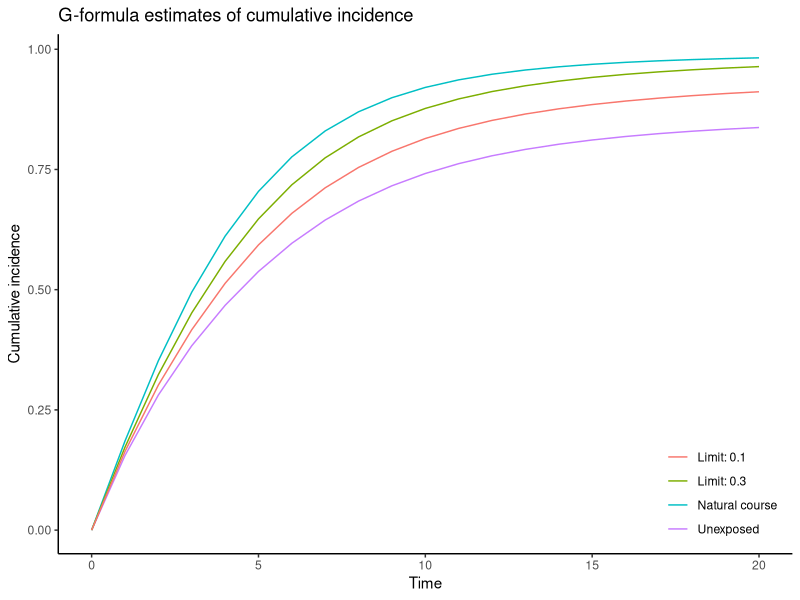
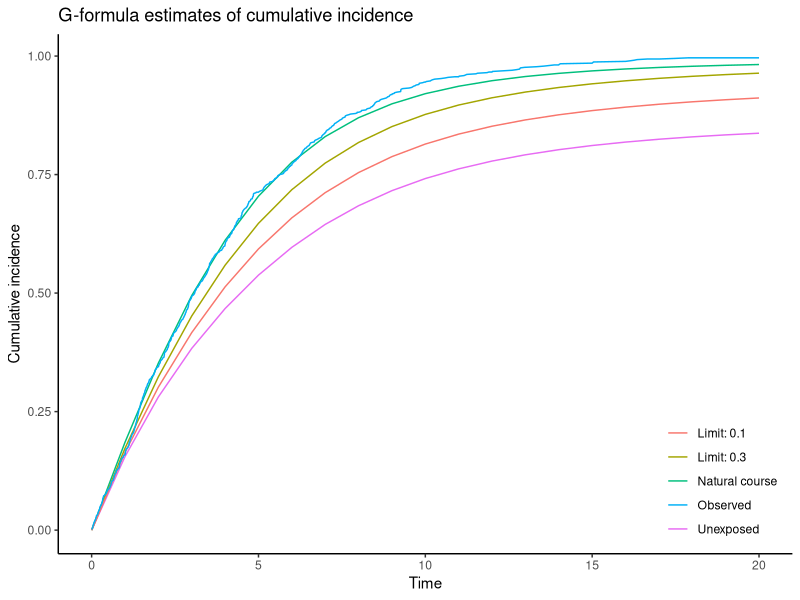
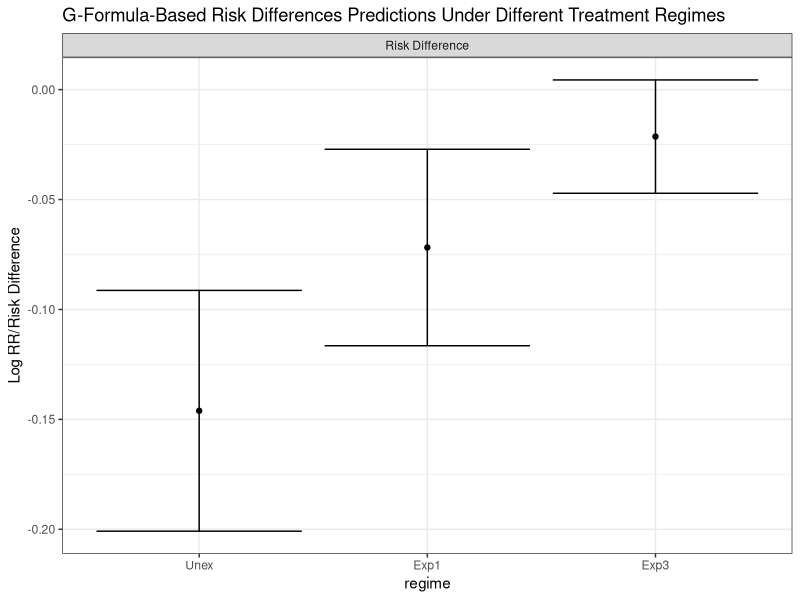
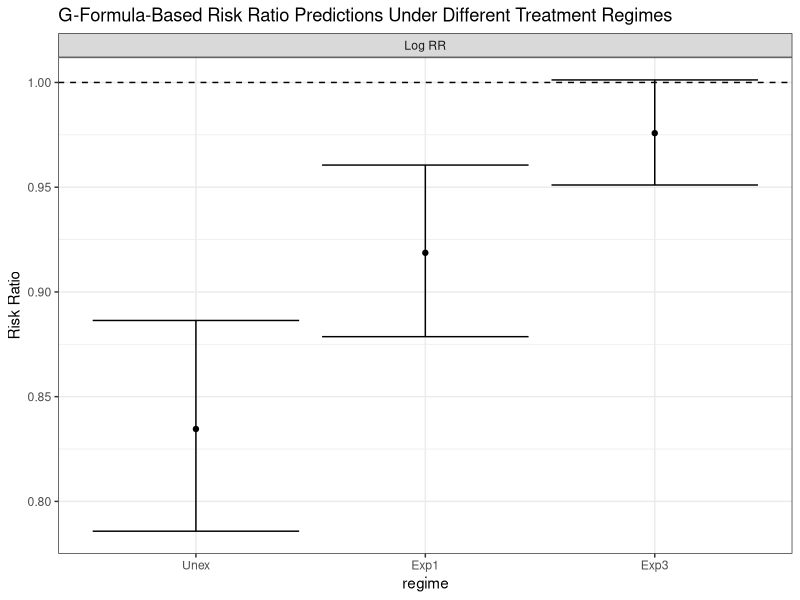

Reproduce these figures in R, in order. (Note: a time limit stopped this script after it produced the figures.)
knitr::opts_chunk$set(echo = TRUE, warning = FALSE, message = FALSE,cache=TRUE)

#Load in libraries
library(ggplot2) #for plotting
library(dplyr) #for data cleaning
library(survival) #for survival analysis
library(boot) #for bootstrapping



miners <- read.csv("data/miners.csv") %>%
  mutate(lograd = ifelse(atwork==1, log(rad), NA))
str(miners)


summary(miners[, 2:13])



baseline_data <- filter(miners, intime==0) 
N = nrow(baseline_data)


# large sample from observed baseline data
mc_iter = 20000
set.seed(12325)
mcdata <- slice(baseline_data, sample(1:N, size = mc_iter, replace=TRUE))


#Model 1: pooled linear model for log(exposure), while at work
mod_e = lm(lograd ~ outtime + cum_rad_lag1 + smoker, data=filter(miners, atwork==1))


# pooled logistic model for leaving work (at the end of the year), while at work
mod_w = glm(leavework ~ outtime + I(outtime^2) + rad_lag1 + cum_rad_lag1 + smoker, data=filter(miners, atwork==1 | leavework==1), family=binomial())
 


mod_d = glm(dead ~ outtime + atwork + cum_rad + I(cum_rad*cum_rad) + smoker + smoker*cum_rad, data=miners, family=binomial(link=logit))
  
################################################################################################################################
N <- nrow(mcdata)
ncols <- ncol(mcdata)
pseudo_cohort <- slice(mcdata,rep(1:N, each=20))
#create a new identifier
pseudo_cohort$gfid <- rep(seq(1, N, 1), each=20) # new id for each pseudo individual
# initialize values
pseudo_cohort$intime <- rep(seq(0, (20-1), 1), times=N)
pseudo_cohort$outtime <- pseudo_cohort$intime+1
pseudo_cohort$atwork <- 1
pseudo_cohort$durwork <- 1
pseudo_cohort$leavework <- 0
pseudo_cohort$rad <- 0
pseudo_cohort$rad_lag1 <- 0
pseudo_cohort$cum_rad_lag1 <- 0
pseudo_cohort$durwork_lag1 <- 0
pseudo_cohort$dead <- 0
pseudo_cohort$cum_hazard <- 0 # new cumulative hazard
pseudo_cohort$cum_incidence <- 0 # new cumulative incidence

# set error variance for exposure model
var_e = sum(mod_e$residuals^2)/mod_e$df.residual 


# limits on log exposure (keep simulated values in range of observed)
max_e = 7.321276
################################################################################################################################




#for the natural course, there is no intervention so we set it to NULL
intervention <- NULL

head(pseudo_cohort)#check out the first 6 observations of the pseudo-cohort and confirm that initial values were initialized correctly

################################################################################################################################
set.seed(12325)
for(t in 1:20){
  # index that keeps track of time
  idx = which(pseudo_cohort$outtime == t)
  #update all values of lagged variables (easy to forget!)
  if(t > 1){
    #lagging the data because of disease latency
    pseudo_cohort[idx,'cum_rad_lag1'] = pseudo_cohort[idx-1,'cum_rad']
    pseudo_cohort[idx,'rad_lag1'] = pseudo_cohort[idx-1,'rad']
  }    
  ############ 
  # leaving work (time varying confounder)
  ############
  if(t==1){
    widx = 1:length(idx) # everyone is at work at first time point
  } 
  if(t > 1){
    #simulation below is forward in time, did someone leave work during this time point?
    widx = which(pseudo_cohort[idx-1,'atwork']==1) #work index
    # index keeping track of which workers still work
    ## simulate here from known probability distribution
    pseudo_cohort[idx[widx],'leavework'] <- rbinom(n=length(widx), size=1, 
                                                   prob=predict(mod_w, newdata = pseudo_cohort[idx[widx],], 
                                                                type = 'response'))
    #for everyone else still alive at time t, do they leave work at this time?
    # if worker didn't leave, then assume stay at work
    pseudo_cohort[idx,'atwork'] <- (pseudo_cohort[idx,'leavework']==0 & pseudo_cohort[idx-1,'atwork']==1)
    # update at work index to account for workers who left
    widx = which(pseudo_cohort[idx,'atwork']==1)
    #durwork: keeping track of work duration
    pseudo_cohort[idx,'durwork'] <- pseudo_cohort[idx-1,'durwork'] + pseudo_cohort[idx,'atwork']
    pseudo_cohort[idx,'durwork_lag1'] <- pseudo_cohort[idx-1,'durwork']
  }
  ############
  # exposure/interventions
  ############
  # exposure is assumed log-normally distributed (=predicted value plus draw from the residuals)
  # these are predicted values from the upstream process
  meanlogr = predict(mod_e, newdata = pseudo_cohort[idx[widx],]) 
  logr = meanlogr + rnorm(n=length(widx), mean=0, sd=sqrt(var_e))
  pseudo_cohort[idx[widx],'rad'] <- exp(pmin(log(max_e), logr))
  # exposure under different interventions/regimes
  if(typeof(intervention) != "NULL"){
    if(is.numeric(intervention)){
      # static, deterministic intervention, e.g. set exposure = 0
      pseudo_cohort[idx,'rad'] <- intervention
    } else{
      if(is.character(intervention)){
        # dynamic interventions are defined by character strings: e.g. 'rad>0.3' means we intervene to prevent radon exposure from being > 0.3
        #  this line creates an index of rows at the current time which are in violation of the intervention
        #  exposure will be redrawn for these observations until they are in compliance.
        #  This is equivalent to drawing from a truncated log-normal distribution
        #  
        #  Below is rejection sampling; if value is above the regime threshold,
        #  then reject it and sample again. This is more or less equivalent to sampling
        #  from a truncated distribution at regime limit
        viol_idx <- with(pseudo_cohort[idx,], which(eval(parse(text=intervention))))
        while(length(viol_idx)>0){
          # accept/rejection sampling to get draws from truncated log-normal
          # this is how we (I) assume an intervention would be implemented, but
          # we could imagine other ways (e.g. a hard cap on exposure)
          meanlogr = predict(mod_e, newdata = pseudo_cohort[idx[viol_idx],])
          lograd = meanlogr + rnorm(n=length(viol_idx), mean=0, sd=sqrt(var_e))
          pseudo_cohort[idx[viol_idx],'rad'] <- exp(lograd)
          # check whether any are still in violation of the distribution, if so, repeat loop
          viol_idx <- with(pseudo_cohort[idx,], which(eval(parse(text=intervention))))
        }}} # end dynamic intervention
  } # end all interventions on exposure
  if(t > 1){
    pseudo_cohort[idx,'cum_rad'] = pseudo_cohort[idx-1,'cum_rad'] + pseudo_cohort[idx,'rad']
  } else pseudo_cohort[idx,'cum_rad'] = pseudo_cohort[idx,'rad']
  ############
  # death (simulate discrete hazard as in Taubman et al 2009, rather than 1/0 as in Keil et al 2014)
  #  see note at bottom of program about late entry - in the case of late entry
  #  the typical approach is to simulate actual death (1/0 variable) and then
  #  estimate survival in the pseudo-population using a survival curve estimator
  #  that can account for late entry
  ############
  #below is final prediction of death or not (if not, then keep calculating
  #cumulative incidence)
  #here, we are making mortality predictions from the updated data. All people
  #alive at time t and making predictions based on the simulated data
  pseudo_cohort[idx,'dead'] = predict(mod_d, newdata = pseudo_cohort[idx,], type = 'response')
  if(t > 1){
    # product limit estimator of cumulative incidence (note this is applied on the individual basis)
    pseudo_cohort[idx,'cum_incidence'] = pseudo_cohort[idx-1,'cum_incidence'] + 
      (1-pseudo_cohort[idx-1,'cum_incidence'])*pseudo_cohort[idx,'dead']
  } else{
    pseudo_cohort[idx,'cum_incidence'] = pseudo_cohort[idx,'dead']
  }
  #alternative estimator of the cumulative incidence: Breslow estimator
  #if(t > 1){
  #  # Kaplan-meier estimator of cumulative incidence (note this is applied on the individual basis)
  #  pseudo_cohort[idx,'cum_hazard'] = pseudo_cohort[idx-1,'cum_hazard'] + pseudo_cohort[idx,'dead']
  #} else{
  #  pseudo_cohort[idx,'cum_hazard'] = pseudo_cohort[idx,'dead']
  #}
  #  pseudo_cohort[idx,'cum_incidence'] = 1-exp(-pseudo_cohort[idx,'cum_hazard'])
  # could also use Breslow estimator, but need aalen-johansen estimator if there are competing risks
  # the 'cum_incidence' variable is an estimate of the individual risk. We then
  # average that over the population below to get the marginal risk
} # end time loop
head(pseudo_cohort)#check out first 6 observations with new predicted values
################################################################################################################################

cuminc_nc0 <- with(pseudo_cohort, tibble(time=seq(0,20, 1), ci=c(0, tapply(cum_incidence, outtime, mean)))) 
knitr::kable(cuminc_nc0, caption = "Cumulative incidence: unexposed regime (hard code)")


################################################################################################################################
gformula_risks <- function(intervention=NULL, pseudo_cohort_bl, 
                           endtime, mod_e, mod_w, mod_d, seed=NULL){
  N <- nrow(pseudo_cohort_bl)
  ncols <- ncol(pseudo_cohort_bl)
  pseudo_cohort <- slice(pseudo_cohort_bl,rep(1:N, each=endtime))
  pseudo_cohort$gfid <- rep(seq(1, N, 1), each=endtime) 
  pseudo_cohort$intime <- rep(seq(0, (endtime-1), 1), times=N)
  pseudo_cohort$outtime <- pseudo_cohort$intime+1
  pseudo_cohort$atwork <- 1
  pseudo_cohort$durwork <- 1
  pseudo_cohort$leavework <- 0
  pseudo_cohort$rad <- 0
  pseudo_cohort$rad_lag1 <- 0
  pseudo_cohort$cum_rad_lag1 <- 0
  pseudo_cohort$durwork_lag1 <- 0
  pseudo_cohort$dead <- 0
  pseudo_cohort$cum_hazard <- 0 
  pseudo_cohort$cum_incidence <- 0 
  var_e = mean(mod_e$residuals^2) 
  set.seed(seed)
  max_e = 7.321276
  for(t in seq(1, endtime, 1)){
    idx = which(pseudo_cohort$outtime == t)
    if(t > 1){
      pseudo_cohort[idx,'cum_rad_lag1'] = pseudo_cohort[idx-1,'cum_rad']
      pseudo_cohort[idx,'rad_lag1'] = pseudo_cohort[idx-1,'rad']
    }    
    if(t==1) widx = 1:length(idx) 
    if(t > 1){
      widx = which(pseudo_cohort[idx-1,'atwork']==1)
      pseudo_cohort[idx[widx],'leavework'] <- rbinom(n=length(widx), size=1, 
                                                     prob=predict(mod_w, newdata = pseudo_cohort[idx[widx],], 
                                                                  type = 'response'))
      pseudo_cohort[idx,'atwork'] <- (pseudo_cohort[idx,'leavework']==0 & pseudo_cohort[idx-1,'atwork']==1)
      widx = which(pseudo_cohort[idx,'atwork']==1)
      pseudo_cohort[idx,'durwork'] <- pseudo_cohort[idx-1,'durwork'] + pseudo_cohort[idx,'atwork']
      pseudo_cohort[idx,'durwork_lag1'] <- pseudo_cohort[idx-1,'durwork']
    }
    meanlogr = predict(mod_e, newdata = pseudo_cohort[idx[widx],])
    logr = meanlogr + rnorm(n=length(widx), mean=0, sd=sqrt(var_e))
    pseudo_cohort[idx[widx],'rad'] <- exp(pmin(log(max_e), logr))
    if(typeof(intervention) != "NULL"){
      if(is.numeric(intervention)){
        pseudo_cohort[idx,'rad'] <- intervention
      } else{
        if(is.character(intervention)){
          viol_idx <- with(pseudo_cohort[idx,], which(eval(parse(text=intervention))))
          while(length(viol_idx)>0){
            meanlogr = predict(mod_e, newdata = pseudo_cohort[idx[viol_idx],])
            lograd = meanlogr + rnorm(n=length(viol_idx), mean=0, sd=sqrt(var_e))
            pseudo_cohort[idx[viol_idx],'rad'] <- exp(lograd)
            viol_idx <- with(pseudo_cohort[idx,], which(eval(parse(text=intervention))))
          }}}
    } 
    if(t > 1){
      pseudo_cohort[idx,'cum_rad'] = pseudo_cohort[idx-1,'cum_rad'] + pseudo_cohort[idx,'rad']
    } else pseudo_cohort[idx,'cum_rad'] = pseudo_cohort[idx,'rad']
    pseudo_cohort[idx,'dead'] = predict(mod_d, newdata = pseudo_cohort[idx,], type = 'response')
    if(t > 1){
      pseudo_cohort[idx,'cum_incidence'] = pseudo_cohort[idx-1,'cum_incidence'] + 
        (1-pseudo_cohort[idx-1,'cum_incidence'])*pseudo_cohort[idx,'dead']
      #individual-level risks calculated using Kaplan-Meier formula and then summed and averaged
    } else{
      pseudo_cohort[idx,'cum_incidence'] = pseudo_cohort[idx,'dead']
    }
  } 
  pseudo_cohort
}

################################################################################################################################


nc = gformula_risks(intervention=NULL, pseudo_cohort_bl=mcdata, endtime=20, 
                    mod_e=mod_e, mod_w=mod_w, mod_d=mod_d, seed=12325)
gf_cuminc_nc <- with(nc, tibble(time=seq(0,20, 1), ci=c(0, tapply(cum_incidence, outtime, mean)))) 
knitr::kable(gf_cuminc_nc, caption = "Cumulative incidence: natural course regime")





################################################################################################################################
unex = gformula_risks(intervention=0, 
                      pseudo_cohort_bl=mcdata, 
                      endtime=20, 
                      mod_e=mod_e, mod_w=mod_w, mod_d=mod_d, 
                      seed=12325)
gf_cuminc_unex <- with(unex, tibble(time=seq(0,20, 1), ci=c(0, tapply(cum_incidence, outtime, mean)))) 
knitr::kable(gf_cuminc_unex, caption = "Cumulative incidence: unexposed regime")

exp3 = gformula_risks(intervention='rad>0.3', 
                      pseudo_cohort_bl=mcdata,
                      endtime=20, 
                      mod_e=mod_e, mod_w=mod_w, mod_d=mod_d, 
                      seed=12325)
gf_cuminc_exp3 <- with(exp3, tibble(time=seq(0,20, 1), ci=c(0, tapply(cum_incidence, outtime, mean)))) 
knitr::kable(gf_cuminc_exp3, caption = "Cumulative incidence: radon limit = 0.3 exposure regime")

exp1 = gformula_risks(intervention='rad>0.1', 
                      pseudo_cohort_bl=mcdata, 
                      endtime=20, 
                      mod_e=mod_e, mod_w=mod_w, mod_d=mod_d, 
                      seed=12325)
gf_cuminc_exp1 <- with(exp1, tibble(time=seq(0,20, 1), ci=c(0, tapply(cum_incidence, outtime, mean)))) 
knitr::kable(gf_cuminc_exp1, caption = "Cumulative incidence: radon limit = 0.1 exposure regime")


ggplot() +
  geom_line(aes(x=time, y=ci, color="Natural course"), data=gf_cuminc_nc) +
  geom_line(aes(x=time, y=ci, color="Unexposed"), data=gf_cuminc_unex ) +
  geom_line(aes(x=time, y=ci, color="Limit: 0.3"), data=gf_cuminc_exp3 ) +
  geom_line(aes(x=time, y=ci, color="Limit: 0.1"), data=gf_cuminc_exp1 ) +
  scale_y_continuous(name="Cumulative incidence") +
  scale_x_continuous(name="Time", limits=c(0,20)) +
  scale_color_discrete(name="") +
  theme_classic() +
  theme(legend.position = c(0.99,0.01),legend.justification = c(1,0))+
  ggtitle(expression(paste("G-formula estimates of cumulative incidence")))



obscifit <- survfit(Surv(intime, outtime, dead)~1, data=miners)
obsnc <- tibble(time=obscifit$time, ci=1-obscifit$surv)



ggplot() +
  geom_line(aes(x=time, y=ci, color="Natural course"), data=gf_cuminc_nc) +
  geom_line(aes(x=time, y=ci, color="Unexposed"), data=gf_cuminc_unex ) +
  geom_line(aes(x=time, y=ci, color="Limit: 0.3"), data=gf_cuminc_exp3 ) +
  geom_line(aes(x=time, y=ci, color="Limit: 0.1"), data=gf_cuminc_exp1 ) + 
  geom_line(aes(x=time, y=ci, color="Observed"), data=obsnc) +
  scale_y_continuous(name="Cumulative incidence") +
  scale_x_continuous(name="Time", limits=c(0,20)) +
  scale_color_discrete(name="") +
  theme_classic() +
  theme(legend.position = c(0.99,0.01),legend.justification = c(1,0))+
  ggtitle(expression(paste("G-formula estimates of cumulative incidence")))

# now we turn the g-formula algorithm to get risk difference into a function in order to get bootstrap variance
gformula_effectestimates <- function(data=baseline_data, index=NULL, fdata=miners, endtime=10, seed=NULL){
  # for bootstrap samples, when needed: first take a random sample of the 
  #  study IDs, with replacement
  # 0) preprocessing: take bootstrap sample if bootstrapping, otherwise use the observed data
  if(is.null(index)){
    # if index is NULL, then just use original data and do nothing here
  } else{
    # bootstrap sample of the baseline data using the vector 'index'
    data = slice(data, index)
    # resample from the full data according to the id variable in the baseline data
    idindex = tibble(reps = table(data$id), id = as.numeric(names(table(data$id))))
    fdata = merge(idindex, fdata, by='id')
    fdata = slice(fdata, rep(1:dim(fdata)[1], times=fdata$reps))
  }
  # 1) fit models to full data/bootstrap sample of the full data
  mod_e = glm(lograd ~ outtime + cum_rad_lag1 + smoker, data=filter(data, atwork==1))
  # pooled logistic model for leaving work (at the end of the year), while at work
  mod_w = glm(leavework ~ outtime + I(outtime^2) + rad_lag1 + cum_rad_lag1 + smoker, 
              data=filter(fdata, atwork==1 | leavework==1), family=binomial(link=logit))
  # pooled logistic model for death
  mod_d = glm(dead ~ outtime + atwork + cum_rad + I(cum_rad*cum_rad) + smoker + smoker*cum_rad, 
              data=fdata, family=binomial(link=logit))
  
  # 2) take large MC sample from baseline data
  mc_iter = 20000
  set.seed(seed)
  mcdata <- slice(data, sample(1:N, size = mc_iter, replace=TRUE))
  # 3) simulate probability distributions in large MC sample using model fits from step 1
  nc = gformula_risks(intervention=NULL,        
                      pseudo_cohort_bl=mcdata, 
                      endtime=endtime, 
                      mod_e=mod_e, mod_w=mod_w, mod_d=mod_d, 
                      seed=seed)
  unex = gformula_risks(intervention=0,         
                        pseudo_cohort_bl=mcdata, 
                        endtime=endtime, 
                        mod_e=mod_e, mod_w=mod_w, mod_d=mod_d, 
                        seed=seed)
  exp3 = gformula_risks(intervention='rad>0.3', 
                        pseudo_cohort_bl=mcdata, 
                        endtime=endtime, 
                        mod_e=mod_e, mod_w=mod_w, mod_d=mod_d, 
                        seed=seed)
  exp1 = gformula_risks(intervention='rad>0.1', 
                        pseudo_cohort_bl=mcdata, endtime=endtime, 
                        mod_e=mod_e, mod_w=mod_w, mod_d=mod_d, 
                        seed=seed)
  # 4) summarize data
  ci_nc = as.numeric(with(nc, tapply(cum_incidence, outtime, mean)))
  ci_unex = as.numeric(with(unex, tapply(cum_incidence, outtime, mean)))
  ci_exp3 = as.numeric(with(exp3, tapply(cum_incidence, outtime, mean)))
  ci_exp1 = as.numeric(with(exp1, tapply(cum_incidence, outtime, mean)))
  # return a vector of risk differences and log-risk ratios at time t=endtime
  # could also calculate for all times
  c(
    rd_exp3_10=c(ci_exp3-ci_nc)[endtime],
    rd_exp1_10=c(ci_exp1-ci_nc)[endtime],
    rd_unex_10=c(ci_unex-ci_nc)[endtime],
    lrr_exp3_10=log(c(ci_exp3/ci_nc)[endtime]),
    lrr_exp1_10=log(c(ci_exp1/ci_nc)[endtime]),
    lrr_unex_10=log(c(ci_unex/ci_nc)[endtime])
  )
}
################################################################################################################################
gf_est <- gformula_effectestimates(data=baseline_data, fdata=miners, endtime=10, seed=NULL)
knitr::kable(gf_est, caption="1 Bootstrapped Resample: Risk Differences")


nbootsamples = 10
boot_samples <- boot(data = baseline_data, fdata=miners, statistic = gformula_effectestimates, R = nbootsamples, endtime=10)
knitr::kable(boot_samples$t0, caption="10 Bootstrapped Resamples: Risk Differences")

################################################################################################################################
est = boot_samples$t0 #the risk differences
lci =  boot_samples$t0 - 1.96*apply(boot_samples$t, 2, sd)
uci =  boot_samples$t0 + 1.96*apply(boot_samples$t, 2, sd)

dat1 <- cbind.data.frame(regime = c("Exp3","Exp1","Unex","Exp3","Exp1","Unex"),
                        type = c(rep("Risk Difference",3), rep("Log RR",3)),
                        RD = est, LB=lci, UB = uci) %>%
  mutate(regime = factor(regime, levels=c("Unex", "Exp1","Exp3"))) 
  
dat1 %>%
  knitr::kable(caption = "Risk Differences/Log Relative Risks and 95% Bootstrapped Confidence Intervals (R=10) Under Different Treatment Regimes at t=10 Using G-Formula")


#plot risk difference
ggplot(data=subset(dat1, type=="Risk Difference")) + 
  geom_point(aes(x=regime, y=RD)) +
  geom_errorbar(aes(ymin = LB, ymax=UB, x=regime))+
  facet_wrap(.~type) +
  ylab("Log RR/Risk Difference") +
  theme_bw() +
  ggtitle("G-Formula-Based Risk Differences Predictions Under Different Treatment Regimes") +
  guides(color='none')
  




#make table
#exponentiate the log RR to get RRs
dat1 %>%
  filter(type=="Log RR") %>%
  dplyr::rename(RR = RD) %>%
  mutate(across(c(RR,LB,UB), exp)) %>%
  print() %>%
ggplot() +
  geom_point(aes(x=regime, y=RR)) +
  geom_errorbar(aes(ymin = LB, ymax=UB, x=regime))+
  facet_wrap(.~type) +
  ylab("Risk Ratio") +
  theme_bw() +
  ggtitle("G-Formula-Based Risk Ratio Predictions Under Different Treatment Regimes") +
  guides(color='none') +
  geom_hline(yintercept = 1, linetype="dashed")




boot_samples200 <- boot(data = baseline_data, fdata=miners, statistic = gformula_effectestimates, R = 200, endtime=10)

est200 = boot_samples200$t0 #the risk differences
lci200 =  boot_samples200$t0 - 1.96*apply(boot_samples200$t, 2, sd)
uci200 =  boot_samples200$t0 + 1.96*apply(boot_samples200$t, 2, sd)

dat <- cbind.data.frame(regime = c("Exp3","Exp1","Unex","Exp3","Exp1","Unex"),
                        type = c(rep("Risk Difference",3), rep("Log RR",3)),
                        RD = est200, LB=lci200, UB = uci200) 
knitr::kable(dat, caption = "Risk Differences/Log Relative Risks and 95% Bootstrapped Confidence Intervals (R=200) Under Different Treatment Regimes at t=10 Using G-Formula")

ggplot(data=dat) + 
  geom_point(aes(x=regime, y=RD, color=type)) +
  geom_errorbar(aes(ymin = LB, ymax=UB, x=regime, color=type))+
  facet_wrap(.~type) +
  ylab("Log RR/Risk Difference") +
  theme_bw() +
  ggtitle("G-Formula-Based Risk Differences/Log Relative Risk Predictions Under Different Treatment Regimes") +
  theme(legend.position = "bottom")


# NA

knitr::purl(input = "longitudinal_gformula.Rmd", output = "longitudinal_gformula.R",documentation = 0)
